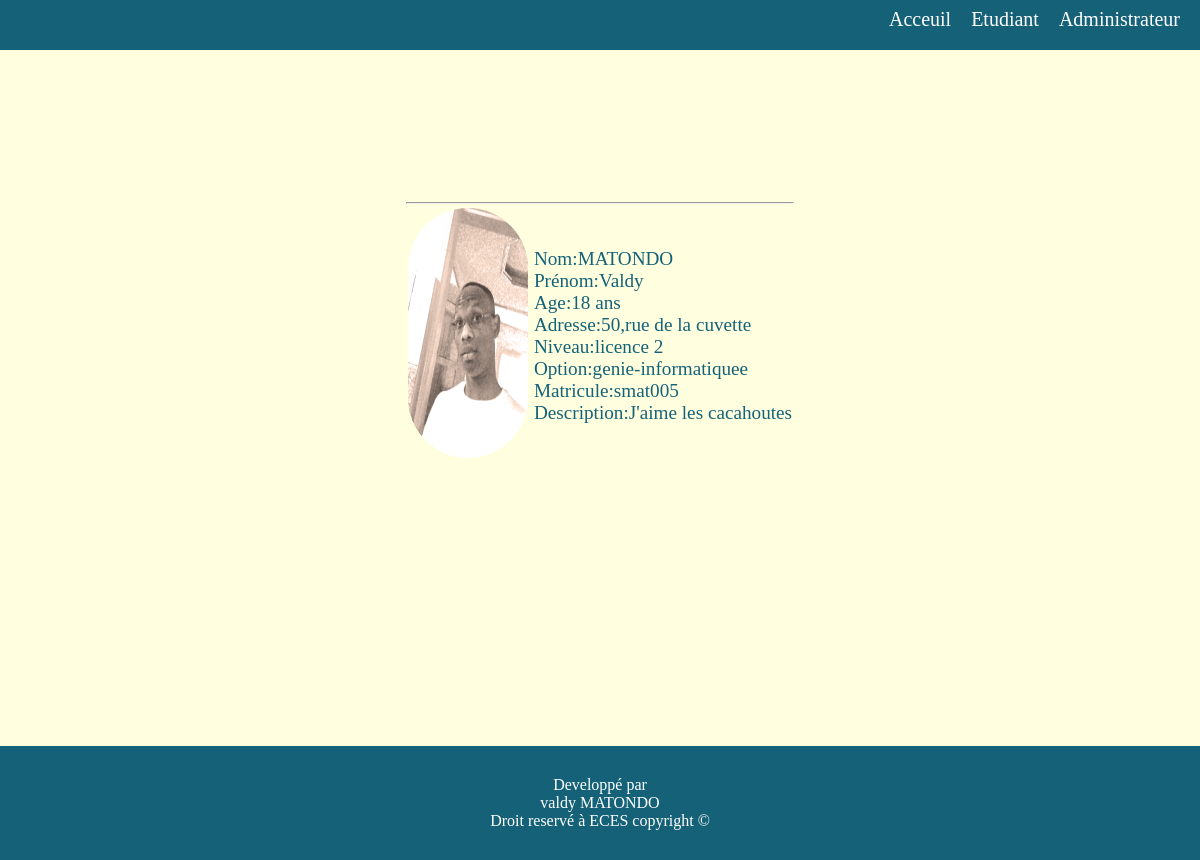
The page /profiles/1 on the database its author committed.
### ECES_ETUDIANTS/models.py (models this page shows, shortened)
class Etudiant(models.Model):
	Nom=models.CharField(max_length=15)
	Prénom=models.CharField(max_length=15)
	Age=models.CharField(max_length=10)
	Adresse=models.CharField(max_length=30)
	Niveau=models.CharField(max_length=15)
	Option=models.CharField(max_length=25)
	Matricule=models.CharField(max_length=8,unique=True)
	Description=models.TextField()
	photos=models.FileField(upload_to="photo")
	class Meta:
 		ordering=('Matricule','Nom')

### ECES_ETUDIANTS/views.py (the view)
# urls.py: path('profiles/<int:pk>',views.profiles,name="profiles"),
def profiles(request,pk):
	vue=Etudiant.objects.get(pk=pk)
	return render(request,"pages/profiles.html",{'object':vue})

### ECES_ETUDIANTS/templates/pages/profiles.html
{% extends 'mise en page/base.html' %}
{% block content %}
<table border="10"  class ="profiles">
<tr>
	<th colspan="2"></th>
</tr>
<tr>
		<td>
<img src="{{object.photos.url}}"><br/>
		</td>
	<td>
Nom:{{object.Nom}}<br/>
Prénom:{{object.Prénom}}<br/>
Age:{{object.Age}}<br/>
Adresse:{{object.Adresse}}<br/>
Niveau:{{object.Niveau}}<br/>
Option:{{object.Option}}<br/>
Matricule:{{object.Matricule}}<br/>
Description:{{object.Description}}<br/>
	</td>
</tr>
</table>
{% endblock %}

### static/css/index.css (style rules this page uses)
td { font-size: 1.2em; border-radius: 200px; }
table { margin: 50px; }
td { padding: 2px; font-family: Goudy old style; color:#156278; }
body { background-color:lightyellow; }
* { margin: 0; padding: 0; }
img { border-radius: 250px; width: 80px; height: 50px; }
.profiles { margin: 150px auto; border: 0; }
.profiles td { border: 0px; }
.profiles img { border-radius: 200px; width: 120px; height: 250px; }

### rows shown on the page
Etudiant: photos (picture), Nom "MATONDO", Prénom "Valdy", Age "18 ans", Adresse "50,rue de la cuvette", Niveau "licence 2", Option "genie-informatiquee", Matricule "smat005", Description "J'aime les cacahoutes"
